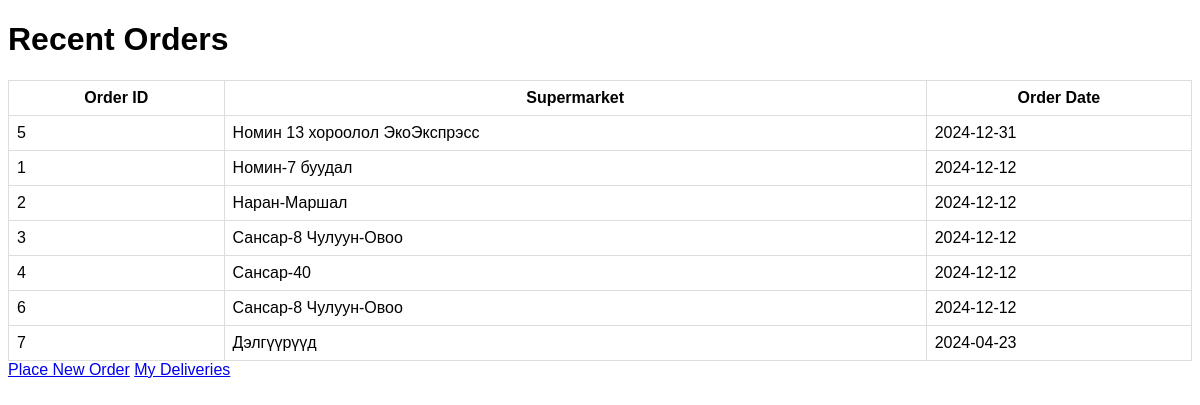
The page / on the database its author committed.
### tables this page shows
CREATE TABLE "orders" (
	"order_id"	INTEGER,
	"supermarket_id"	INTEGER,
	"order_date"	DATETIME,
	"order_status"	TEXT,
	"delivery_date"	DATETIME,
	"delivery_status"	TEXT,
	"delivery_details"	TEXT,
	"items"	TEXT,
	FOREIGN KEY("supermarket_id") REFERENCES "supermarkets"("supermarket_id"),
	PRIMARY KEY("order_id" AUTOINCREMENT)
);

CREATE TABLE "supermarkets" (
	"supermarket_id"	INTEGER,
	"name"	TEXT,
	"address"	TEXT,
	"id"	INTEGER,
	PRIMARY KEY("supermarket_id" AUTOINCREMENT)
);

### app.py (the view)
@app.route('/')
def index():
    orders = get_recent_orders()
    return render_template('index.html', orders=orders)

### app.py (called while the page is built)
def get_recent_orders():
    db_path = os.path.abspath('logistics.db')
    print('Database path:', db_path)  # Check the path
    with sqlite3.connect(db_path) as conn:
        cursor = conn.cursor()
        query = "SELECT order_id, supermarkets.name, order_date FROM orders JOIN supermarkets ON orders.supermarket_id = supermarkets.supermarket_id ORDER BY order_date DESC LIMIT 10"
        print('Executing query:', query)  # Show the query
        cursor.execute(query)
        recent_orders = cursor.fetchall()
        print('Orders fetched:', recent_orders)  # Did you get results?
    return recent_orders

### templates/index.html (shortened to what this page needs)
<!DOCTYPE html>
<html>
<head>
    <link rel="stylesheet" href="{{ url_for('static', filename='main.css') }}">
<body>
    <h1>Recent Orders</h1>
    <div class="table-container">
        <table>
            <thead>
                <tr>
                    <th>Order ID</th>
                    <th>Supermarket</th>
                    <th>Order Date</th>
                </tr>
            </thead>
            <tbody>
                {% for order in orders %}
                <tr>
                    <td>{{ order[0] }}</td>
                    <td>{{ order[1] }}</td>
                    <td>{{ order[2] }}</td>
                </tr>
                {% endfor %}
            </tbody>
        </table>
    </div>
    <a href="{{ url_for('new_order') }}">Place New Order</a>
    <a href="{{ url_for('view_deliveries') }}">My Deliveries</a>
</body>
</html>

### templates/static/main.css (style rules this page uses)
body { font-family: Arial, sans-serif; }
table { width: 100%; border-collapse: collapse; }
td, th { border: 1px solid #ddd; padding: 8px; }

### rows shown on the page
orders: order_id "5", name "Номин 13 хороолол ЭкоЭкспрэсс", order_date "2024-12-31"
orders: order_id "1", name "Номин-7 буудал", order_date "2024-12-12"
orders: order_id "2", name "Наран-Маршал", order_date "2024-12-12"
orders: order_id "3", name "Сансар-8 Чулуун-Овоо", order_date "2024-12-12"
orders: order_id "4", name "Сансар-40", order_date "2024-12-12"
orders: order_id "6", name "Сансар-8 Чулуун-Овоо", order_date "2024-12-12"
orders: order_id "7", name "Дэлгүүрүүд", order_date "2024-04-23"
